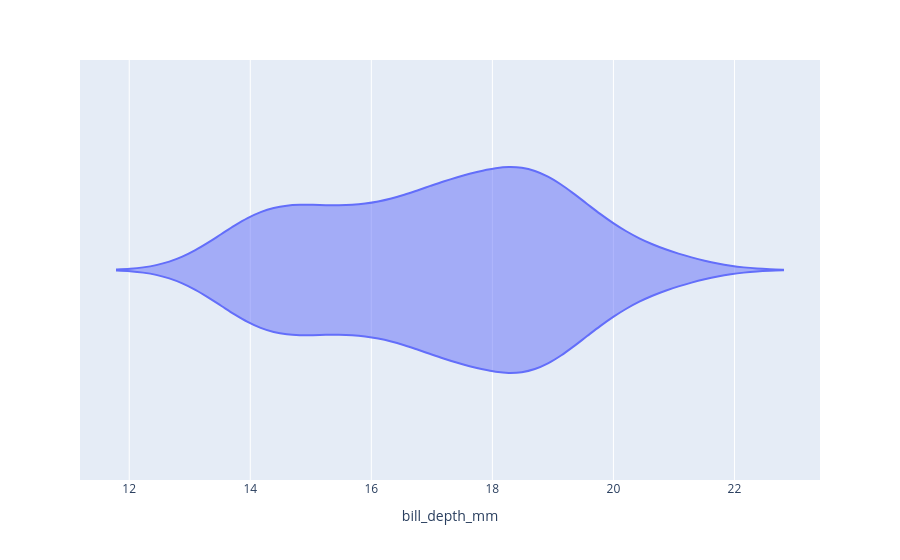

Write notebook code for a chart like this one.
### Code cell
px.violin(df,x='bill_depth_mm')

### Figure 1 — Plotly figure (JSON) as saved in the notebook; plotly's stock layout.template omitted (floating-point values rounded to 4 significant figures; data arrays with more than 128 entries replaced by an {"elided": "..."} marker saying what was removed)
{"data": [{"alignmentgroup": "True", "box": {"visible": false}, "hovertemplate": "bill_depth_mm=%{x}<extra></extra>", "legendgroup": "", "marker": {"color": "#636efa"}, "name": "", "offsetgroup": "", "orientation": "h", "scalegroup": "True", "showlegend": false, "type": "violin", "x": {"elided": "344 float values"}, "x0": " ", "xaxis": "x", "y0": " ", "yaxis": "y"}], "layout": {"legend": {"tracegroupgap": 0}, "margin": {"t": 60}, "violinmode": "group", "xaxis": {"anchor": "y", "domain": [0, 1], "title": {"text": "bill_depth_mm"}}, "yaxis": {"anchor": "x", "domain": [0, 1]}}}
